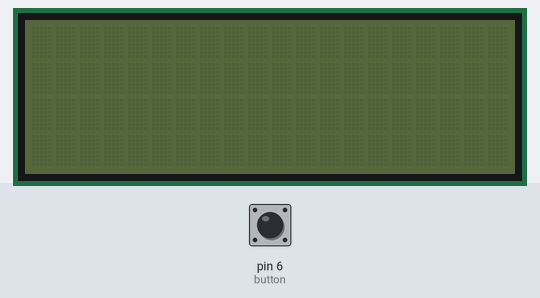
A sketch run on a simulated Arduino Uno, built with avr-gcc and run on an emulated ATmega328P. Shown: 20×4 character LCD. The test bench sets the inputs (shaded band); at power-on: pin 6 (button) HIGH.

Above: at 1.2 s.
1.3 s: pin 6 (button) pulled LOW for 0.15 s
At 2.27 s:
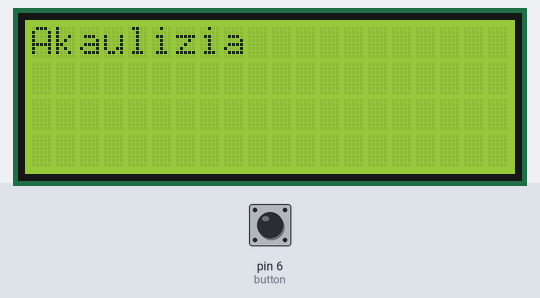
7.3 s: pin 6 (button) pulled LOW for 3.2 s
At 10.82 s:
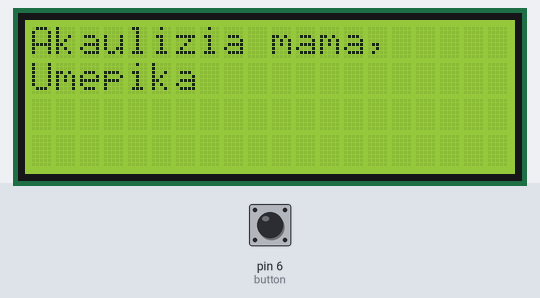
15.0 s: pin 6 (button) pulled LOW for 1 s
At 18.65 s:
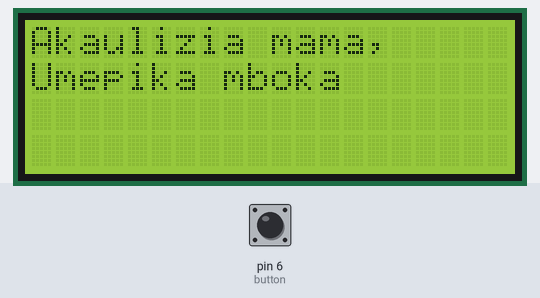

The sketch:

lcd_typing.ino
```cpp
#include <Wire.h>
#include <LiquidCrystal_I2C.h>

// Initialize the LCD with the I2C address (usually 0x27 or 0x3F) and dimensions (20x4)
LiquidCrystal_I2C lcd(0x27, 20, 4);
int button = 6;
void setup() {
  pinMode(button, INPUT_PULLUP);
}

void loop() {
int buttonState = digitalRead(button);
 if (buttonState == LOW){
  lcd.begin();
  lcd.backlight();
  typeSentence("Akaulizia mama,", 0, 0);
  typeSentence("Umepika mboka kani?", 1, 0);
  typeSentence("Mama akasema...", 2, 0);
  typeSentence("Leo nimeunda Misheveve", 3, 0);
 }

 else{lcd.clear();
 }


}

// Function to display a sentence with a typing effect
void typeSentence(const char* sentence, int row, int col) {
  lcd.setCursor(col, row);  // Set cursor to the given position
  int len = strlen(sentence);
  for (int i = 0; i < len; i++) {
    lcd.print(sentence[i]);  // Print one character at a time
    delay(100);              // Short delay between each character
  }
}
```
